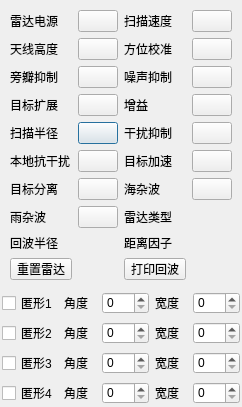
<?xml version="1.0" encoding="UTF-8"?>
<ui version="4.0">
 <class>zchxRadarChannelReportCtrlDlg</class>
 <widget class="QDialog" name="zchxRadarChannelReportCtrlDlg">
  <property name="geometry">
   <rect>
    <x>0</x>
    <y>0</y>
    <width>241</width>
    <height>379</height>
   </rect>
  </property>
  <property name="windowTitle">
   <string>Dialog</string>
  </property>
  <property name="styleSheet">
   <string notr="true">QPushButton{
	max-height:20px;
	font-weight:normal;	
	max-width:40px;
}

#resetRadar,#video_output_start_btn{
	max-width:60px;
}

#common_frame,#skipVideoframe{
	background:transparent;
}</string>
  </property>
  <layout class="QVBoxLayout" name="verticalLayout">
   <property name="spacing">
    <number>1</number>
   </property>
   <property name="leftMargin">
    <number>1</number>
   </property>
   <property name="topMargin">
    <number>1</number>
   </property>
   <property name="rightMargin">
    <number>1</number>
   </property>
   <property name="bottomMargin">
    <number>1</number>
   </property>
   <item>
    <widget class="QFrame" name="common_frame">
     <layout class="QGridLayout" name="gridLayout_2">
      <item row="4" column="0">
       <widget class="QLabel" name="Rang_label">
        <property name="styleSheet">
         <string notr="true"/>
        </property>
        <property name="text">
         <string>扫描半径    </string>
        </property>
       </widget>
      </item>
      <item row="4" column="1">
       <widget class="zchxRadarCtrlBtn" name="range_btn">
        <property name="text">
         <string/>
        </property>
       </widget>
      </item>
      <item row="4" column="2">
       <widget class="QLabel" name="Interference_label">
        <property name="styleSheet">
         <string notr="true"/>
        </property>
        <property name="text">
         <string>干扰抑制</string>
        </property>
       </widget>
      </item>
      <item row="4" column="3">
       <widget class="zchxRadarCtrlBtn" name="injection_btn">
        <property name="text">
         <string/>
        </property>
       </widget>
      </item>
      <item row="5" column="0">
       <widget class="QLabel" name="Local_label">
        <property name="styleSheet">
         <string notr="true"/>
        </property>
        <property name="text">
         <string>本地抗干扰</string>
        </property>
       </widget>
      </item>
      <item row="5" column="1">
       <widget class="zchxRadarCtrlBtn" name="local_injection_btn">
        <property name="text">
         <string/>
        </property>
       </widget>
      </item>
      <item row="5" column="2">
       <widget class="QLabel" name="boost_label">
        <property name="styleSheet">
         <string notr="true"/>
        </property>
        <property name="text">
         <string>目标加速</string>
        </property>
       </widget>
      </item>
      <item row="5" column="3">
       <widget class="zchxRadarCtrlBtn" name="target_boost_btn">
        <property name="text">
         <string/>
        </property>
       </widget>
      </item>
      <item row="6" column="0">
       <widget class="QLabel" name="separation_label">
        <property name="styleSheet">
         <string notr="true"/>
        </property>
        <property name="text">
         <string>目标分离  </string>
        </property>
       </widget>
      </item>
      <item row="6" column="1">
       <widget class="zchxRadarCtrlBtn" name="target_separat_btn">
        <property name="text">
         <string/>
        </property>
       </widget>
      </item>
      <item row="6" column="2">
       <widget class="QLabel" name="Sea_label">
        <property name="styleSheet">
         <string notr="true"/>
        </property>
        <property name="text">
         <string>海杂波  </string>
        </property>
       </widget>
      </item>
      <item row="6" column="3">
       <widget class="zchxRadarCtrlBtn" name="sea_culter_btn">
        <property name="text">
         <string/>
        </property>
       </widget>
      </item>
      <item row="2" column="1">
       <widget class="zchxRadarCtrlBtn" name="sidelobe_btn">
        <property name="text">
         <string/>
        </property>
       </widget>
      </item>
      <item row="2" column="2">
       <widget class="QLabel" name="Noise_label">
        <property name="styleSheet">
         <string notr="true"/>
        </property>
        <property name="text">
         <string>噪声抑制</string>
        </property>
       </widget>
      </item>
      <item row="0" column="0">
       <widget class="QLabel" name="Power_label">
        <property name="styleSheet">
         <string notr="true"/>
        </property>
        <property name="text">
         <string>雷达电源</string>
        </property>
       </widget>
      </item>
      <item row="0" column="1">
       <widget class="zchxRadarCtrlBtn" name="power_statsu_btn">
        <property name="text">
         <string/>
        </property>
       </widget>
      </item>
      <item row="0" column="2">
       <widget class="QLabel" name="speed_label">
        <property name="styleSheet">
         <string notr="true"/>
        </property>
        <property name="text">
         <string>扫描速度</string>
        </property>
       </widget>
      </item>
      <item row="1" column="0">
       <widget class="QLabel" name="Antenna_label">
        <property name="styleSheet">
         <string notr="true"/>
        </property>
        <property name="text">
         <string>天线高度  </string>
        </property>
       </widget>
      </item>
      <item row="1" column="1">
       <widget class="zchxRadarCtrlBtn" name="antenna_btn">
        <property name="text">
         <string/>
        </property>
       </widget>
      </item>
      <item row="0" column="3">
       <widget class="zchxRadarCtrlBtn" name="scan_seed_btn">
        <property name="text">
         <string/>
        </property>
       </widget>
      </item>
      <item row="1" column="2">
       <widget class="QLabel" name="Bearing_label">
        <property name="styleSheet">
         <string notr="true"/>
        </property>
        <property name="text">
         <string>方位校准</string>
        </property>
       </widget>
      </item>
      <item row="1" column="3">
       <widget class="zchxRadarCtrlBtn" name="bearing_btn">
        <property name="text">
         <string/>
        </property>
       </widget>
      </item>
      <item row="3" column="0">
       <widget class="QLabel" name="expansion_label">
        <property name="styleSheet">
         <string notr="true"/>
        </property>
        <property name="text">
         <string>目标扩展  </string>
        </property>
       </widget>
      </item>
      <item row="2" column="0">
       <widget class="QLabel" name="Side_label">
        <property name="styleSheet">
         <string notr="true"/>
        </property>
        <property name="text">
         <string>旁瓣抑制  </string>
        </property>
       </widget>
      </item>
      <item row="3" column="1">
       <widget class="zchxRadarCtrlBtn" name="target_expansion_btn">
        <property name="text">
         <string/>
        </property>
       </widget>
      </item>
      <item row="2" column="3">
       <widget class="zchxRadarCtrlBtn" name="noise_injection_btn">
        <property name="text">
         <string/>
        </property>
       </widget>
      </item>
      <item row="3" column="3">
       <widget class="zchxRadarCtrlBtn" name="gain_btn">
        <property name="text">
         <string/>
        </property>
       </widget>
      </item>
      <item row="3" column="2">
       <widget class="QLabel" name="Gain_label">
        <property name="styleSheet">
         <string notr="true"/>
        </property>
        <property name="text">
         <string>增益    </string>
        </property>
       </widget>
      </item>
      <item row="8" column="1">
       <widget class="QLabel" name="radius">
        <property name="text">
         <string/>
        </property>
       </widget>
      </item>
      <item row="8" column="3">
       <widget class="QLabel" name="factor">
        <property name="text">
         <string/>
        </property>
       </widget>
      </item>
      <item row="7" column="3">
       <widget class="QLabel" name="radar_type">
        <property name="text">
         <string/>
        </property>
       </widget>
      </item>
      <item row="7" column="1">
       <widget class="zchxRadarCtrlBtn" name="rain_culter_btn">
        <property name="text">
         <string/>
        </property>
       </widget>
      </item>
      <item row="7" column="0">
       <widget class="QLabel" name="Rain_label">
        <property name="styleSheet">
         <string notr="true"/>
        </property>
        <property name="text">
         <string>雨杂波  </string>
        </property>
       </widget>
      </item>
      <item row="7" column="2">
       <widget class="QLabel" name="label_2">
        <property name="text">
         <string>雷达类型</string>
        </property>
       </widget>
      </item>
      <item row="8" column="0">
       <widget class="QLabel" name="k_label">
        <property name="styleSheet">
         <string notr="true"/>
        </property>
        <property name="text">
         <string>回波半径</string>
        </property>
       </widget>
      </item>
      <item row="8" column="2">
       <widget class="QLabel" name="label">
        <property name="minimumSize">
         <size>
          <width>0</width>
          <height>0</height>
         </size>
        </property>
        <property name="styleSheet">
         <string notr="true"/>
        </property>
        <property name="text">
         <string>距离因子</string>
        </property>
       </widget>
      </item>
      <item row="9" column="0">
       <widget class="QPushButton" name="resetRadar">
        <property name="minimumSize">
         <size>
          <width>0</width>
          <height>0</height>
         </size>
        </property>
        <property name="text">
         <string>重置雷达</string>
        </property>
       </widget>
      </item>
      <item row="9" column="2">
       <widget class="QPushButton" name="video_output_start_btn">
        <property name="styleSheet">
         <string notr="true"/>
        </property>
        <property name="text">
         <string>打印回波</string>
        </property>
       </widget>
      </item>
     </layout>
    </widget>
   </item>
   <item>
    <widget class="QFrame" name="skipVideoframe">
     <layout class="QGridLayout" name="gridLayout">
      <property name="leftMargin">
       <number>1</number>
      </property>
      <property name="topMargin">
       <number>1</number>
      </property>
      <property name="rightMargin">
       <number>1</number>
      </property>
      <property name="bottomMargin">
       <number>1</number>
      </property>
      <property name="spacing">
       <number>6</number>
      </property>
      <item row="0" column="0">
       <widget class="QCheckBox" name="fan1">
        <property name="text">
         <string>匿形1</string>
        </property>
       </widget>
      </item>
      <item row="0" column="1">
       <widget class="QLabel" name="label_3">
        <property name="text">
         <string>角度</string>
        </property>
       </widget>
      </item>
      <item row="0" column="2">
       <widget class="QSpinBox" name="angle1">
        <property name="maximum">
         <number>359</number>
        </property>
       </widget>
      </item>
      <item row="0" column="3">
       <widget class="QLabel" name="label_4">
        <property name="text">
         <string>宽度</string>
        </property>
       </widget>
      </item>
      <item row="2" column="4">
       <widget class="QSpinBox" name="width3">
        <property name="maximum">
         <number>359</number>
        </property>
       </widget>
      </item>
      <item row="2" column="0">
       <widget class="QCheckBox" name="fan3">
        <property name="text">
         <string>匿形3</string>
        </property>
       </widget>
      </item>
      <item row="2" column="2">
       <widget class="QSpinBox" name="angle3">
        <property name="maximum">
         <number>359</number>
        </property>
       </widget>
      </item>
      <item row="1" column="4">
       <widget class="QSpinBox" name="width2">
        <property name="maximum">
         <number>359</number>
        </property>
       </widget>
      </item>
      <item row="3" column="1">
       <widget class="QLabel" name="label_9">
        <property name="text">
         <string>角度</string>
        </property>
       </widget>
      </item>
      <item row="3" column="0">
       <widget class="QCheckBox" name="fan4">
        <property name="text">
         <string>匿形4</string>
        </property>
       </widget>
      </item>
      <item row="3" column="2">
       <widget class="QSpinBox" name="angle4">
        <property name="maximum">
         <number>359</number>
        </property>
       </widget>
      </item>
      <item row="3" column="4">
       <widget class="QSpinBox" name="width4">
        <property name="maximum">
         <number>359</number>
        </property>
       </widget>
      </item>
      <item row="2" column="1">
       <widget class="QLabel" name="label_7">
        <property name="text">
         <string>角度</string>
        </property>
       </widget>
      </item>
      <item row="1" column="3">
       <widget class="QLabel" name="label_6">
        <property name="text">
         <string>宽度</string>
        </property>
       </widget>
      </item>
      <item row="2" column="3">
       <widget class="QLabel" name="label_8">
        <property name="text">
         <string>宽度</string>
        </property>
       </widget>
      </item>
      <item row="3" column="3">
       <widget class="QLabel" name="label_10">
        <property name="text">
         <string>宽度</string>
        </property>
       </widget>
      </item>
      <item row="0" column="4">
       <widget class="QSpinBox" name="width1">
        <property name="maximum">
         <number>359</number>
        </property>
       </widget>
      </item>
      <item row="1" column="1">
       <widget class="QLabel" name="label_5">
        <property name="text">
         <string>角度</string>
        </property>
       </widget>
      </item>
      <item row="1" column="0">
       <widget class="QCheckBox" name="fan2">
        <property name="text">
         <string>匿形2</string>
        </property>
       </widget>
      </item>
      <item row="1" column="2">
       <widget class="QSpinBox" name="angle2">
        <property name="maximum">
         <number>359</number>
        </property>
       </widget>
      </item>
     </layout>
    </widget>
   </item>
  </layout>
 </widget>
 <customwidgets>
  <customwidget>
   <class>zchxRadarCtrlBtn</class>
   <extends>QPushButton</extends>
   <header>zchxradarctrlbtn.h</header>
  </customwidget>
 </customwidgets>
 <resources/>
 <connections/>
</ui>
